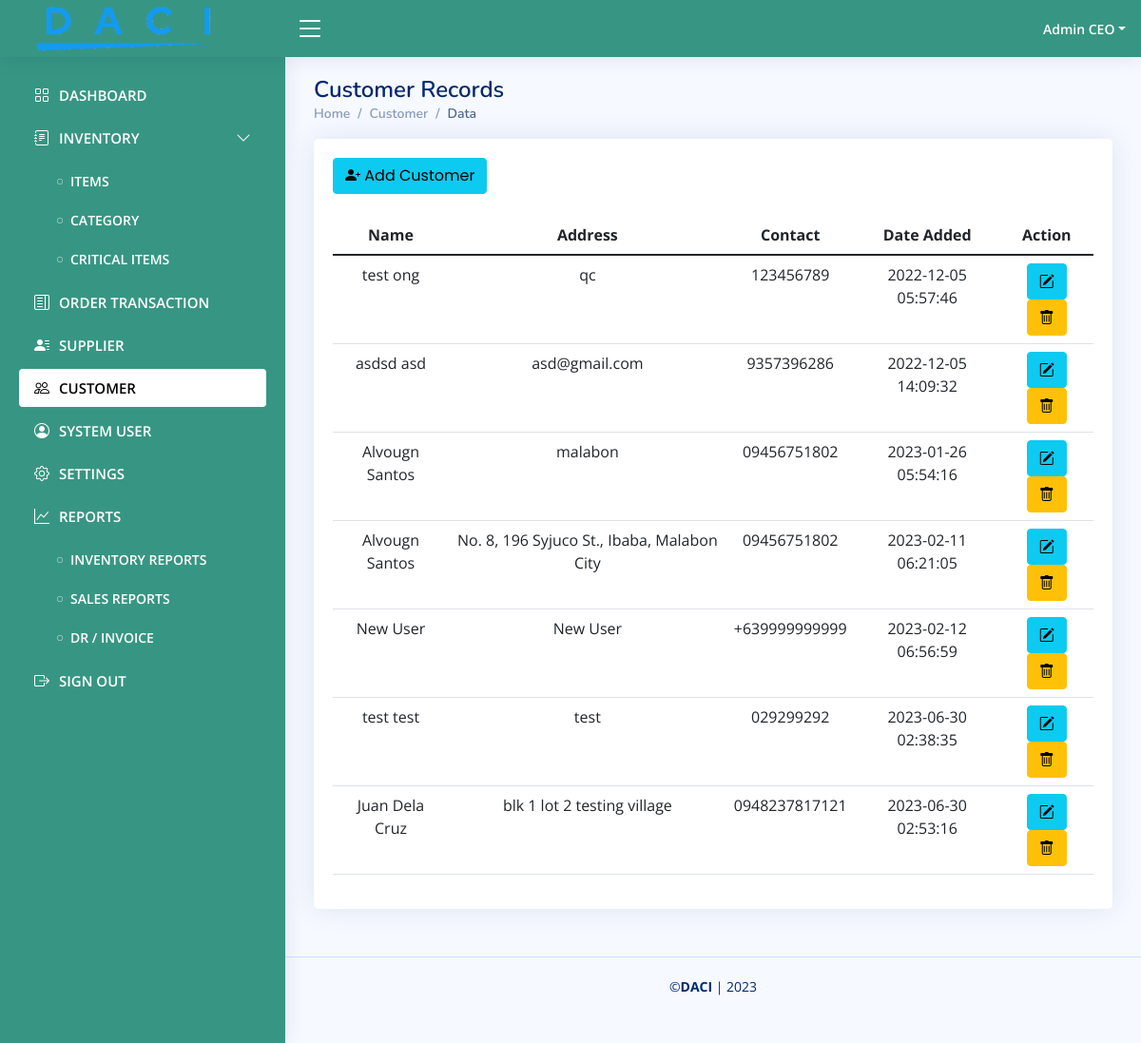
/accounts/customer.php (signed in), run on the app's committed database.
### tables this page shows
CREATE TABLE `pos_customer` (
  `customer_id` int(12) NOT NULL,
  `firstname` varchar(32) NOT NULL,
  `lastname` varchar(32) NOT NULL,
  `address` text NOT NULL,
  `contact` varchar(36) NOT NULL,
  `email` varchar(50) NOT NULL,
  `username` varchar(50) NOT NULL,
  `password` varchar(50) NOT NULL,
  `sm_id` int(12) NOT NULL,
  `shipper` varchar(100) NOT NULL,
  `area` varchar(50) NOT NULL,
  `is_active` int(1) NOT NULL,
  `date_added` timestamp NOT NULL DEFAULT current_timestamp()
);

### accounts/controller/customer.php (called while the page is built, shortened)
<?php
include('../controller/database.php');
$customer = $mysqli->query("SELECT a.*, b.name as salesman from pos_customer a left join pos_salesman b on a.sm_id = b.sm_id ");

### accounts/customer.php (the view, shortened to what this page needs)
<?php include('header.php');?>
<?php include('nav.php');?>
<?php include('controller/customer.php');?>
  <main id="main" class="main">
    <div class="pagetitle">
      <h1>Customer Records</h1>
      <nav>
        <ol class="breadcrumb">
          <li class="breadcrumb-item"><a href="index.php">Home</a></li>
          <li class="breadcrumb-item">Customer</li>
          <li class="breadcrumb-item active">Data</li>
        </ol>
      </nav>
    </div>
    <section class="section">
      <div class="row">
        <div class="col-lg-12">
          <div class="card">
            <div class="card-body">
              <h5 class="card-title"><button class="btn btn-info btn-md" data-bs-toggle="modal" data-bs-target="#add-customer"> <i class="bi bi-person-plus-fill"></i> Add Customer</button></h5>
              <table class="table datatable">
                <thead>
                  <tr>
                    <th scope="col"  class="text-center">Name</th>
                    <th scope="col"  class="text-center">Address</th>
                    <th scope="col"  class="text-center">Contact</th>
                    <th scope="col"  class="text-center">Date Added</th>
                    <th scope="col"  class="text-center">Action</th>
                  </tr>
                </thead>
                <tbody>
				<?php while($val = $customer->fetch_object()){ ?>
                  <tr>
                    <td class="text-center"><?php echo $val->firstname . ' '. $val->lastname;?></td>
                    <td class="text-center"><?php echo $val->address;?></td>
                    <td class="text-center"><?php echo $val->contact;?></td>
                    <td class="text-center"><?php echo $val->date_added;?></td>
                    <td class="text-center">
						<button class="btn btn-info" data-bs-toggle="modal" data-bs-target="#edit-customer<?php echo $val->customer_id;?>"> <i class="bi bi-pencil-square"></i> </button>
						<button class="btn btn-warning" data-bs-toggle="modal" data-bs-target="#delete-customer<?php echo $val->customer_id;?>"> <i class="bi bi-trash"></i> </button>
					</td>
                  </tr>
                <?php } ?>
                </tbody>
              </table>
            </div>
          </div>
        </div>
      </div>
    </section>
  </main>
<?php include('footer.php');?>

### assets/css/style.css (style rules this page uses)
:root { scroll-behavior: smooth; }
body { font-family: "Open Sans", sans-serif; background: #f6f9ff; color: #444444; }
a { color: #4154f1; text-decoration: none; }
h1, h2, h3, h4, h5, h6 { font-family: "Nunito", sans-serif; }
#main { margin-top: 60px; padding: 20px 30px; transition: all 0.3s; }
.pagetitle { margin-bottom: 10px; }
.pagetitle h1 { font-size: 24px; margin-bottom: 0; font-weight: 600; color: #012970; }
.card { margin-bottom: 30px; border: none; border-radius: 5px; box-shadow: 0px 0 30px rgba(1, 41, 112, 0.1); }
.card-title { padding: 20px 0 15px 0; font-size: 18px; font-weight: 500; color: #012970; font-family: "Poppins", sans-serif; }
.card-body { padding: 0 20px 20px 20px; }
.breadcrumb { font-size: 14px; font-family: "Nunito", sans-serif; color: #899bbd; font-weight: 600; }
.breadcrumb a { color: #899bbd; transition: 0.3s; }
.breadcrumb .breadcrumb-item::before { color: #899bbd; }
.breadcrumb .active { color: #51678f; font-weight: 600; }
@media (min-width: 1200px) { #main, #footer { margin-left: 300px; } }

### data on the page
pos_customer: firstname "test", lastname "ong", address "qc", contact "123456789", date_added "2022-12-05 05:57:46"
pos_customer: firstname "asdsd", lastname "asd", address "asd@gmail.com", contact "9357396286", date_added "2022-12-05 14:09:32"
pos_customer: firstname "Alvougn", lastname "Santos", address "malabon", contact "09456751802", date_added "2023-01-26 05:54:16"
pos_customer: firstname "Alvougn", lastname "Santos", address "No. 8, 196 Syjuco St., Ibaba, Malabon City", contact "09456751802", date_added "2023-02-11 06:21:05"
pos_customer: firstname "New", lastname "User", address "New User", contact "+639999999999", date_added "2023-02-12 06:56:59"
pos_customer: firstname "test", lastname "test", address "test", contact "029299292", date_added "2023-06-30 02:38:35"
pos_customer: firstname "Juan", lastname "Dela Cruz", address "blk 1 lot 2 testing village", contact "0948237817121", date_added "2023-06-30 02:53:16"

### other printed values
$_SESSION['name'] "Admin CEO"
